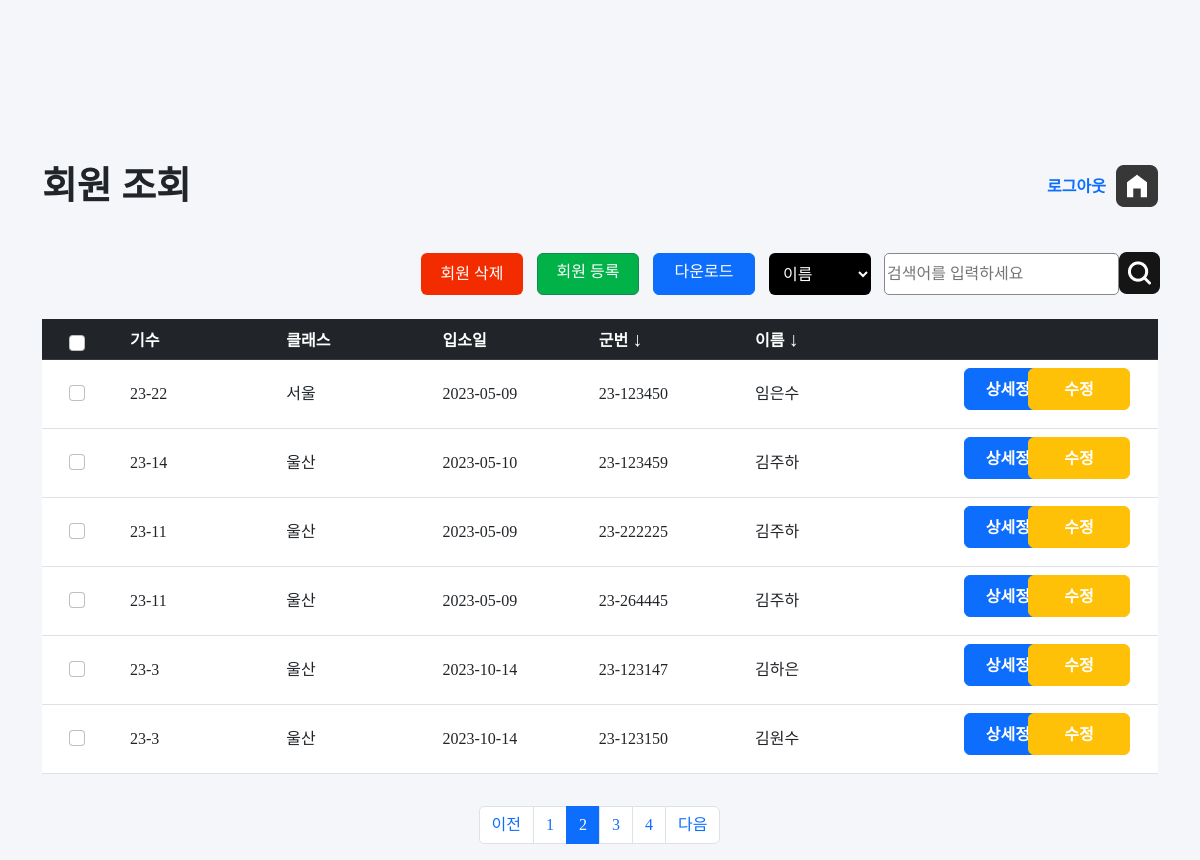
Page /jangseong/list.php?page=2 (signed in) on the earlier database version.
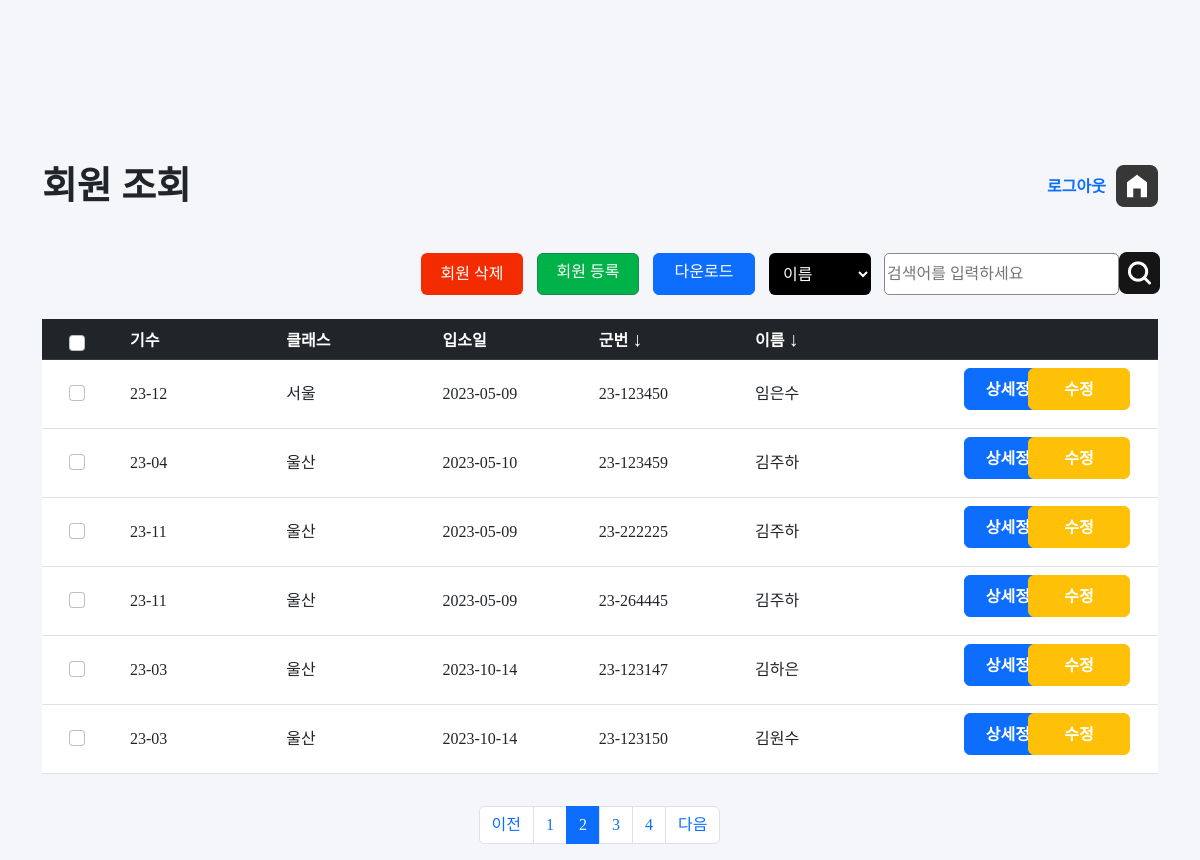
Same page on the later database version.
### tables this page shows
CREATE TABLE `member` (
  `id` int(11) NOT NULL,
  `num` varchar(10) NOT NULL,
  `class` varchar(10) NOT NULL,
  `date` date NOT NULL,
  `memID` varchar(20) NOT NULL,
  `name` varchar(20) NOT NULL,
  `password` varchar(20) NOT NULL
);

### jangseong/list.php (the view, shortened to what the changed rows need)
<?php
require 'config.php';
if(!isset($_SESSION["login"]))
{
    echo "
    <div id='messagebox'>
    <script>
    alert('관리자 권한이 없는 계정입니다!');
    window.location.assign('index.php');
    </script>
    </div>
    ";
}
else{
?>
<!DOCTYPE html>
<html lang="en">
<head>
    <link rel="stylesheet" href="style.css">
    <link rel="stylesheet" href="src/bootstrap.min.css">
    <link rel="stylesheet" href="src/style.css">
</head>
<body>
    <div class="container"  >
        <div id="top">
            <h2>회원 조회</h2>
        </div>
    </div>
    <div class="container ">
        <div id="main">
            <form method="get" action="delete.php" name="listmember">
            <table class="table">
                <thead class="table-dark">
                <tr>
                    <th  class="text-center firstcol"  ><input class="form-check-input checklist" type="checkbox" id="myCheck" onclick="checkall()" style="position:relative; left:-5px; "></th>
                    <th class="listcol">기수</th>
                    <th class="listcol">클래스</th>
                    <th class="listcol">입소일</th>
                    <th class="listcol">군번 <a href="sort2.php?act=a" class="btnsort">&#8595;</a></th>
                    <th class="listcol">이름 <a href="sort.php?act=a" class="btnsort">&#8595;</a> </th>
                    <th >&nbsp;</th>
                </tr>
                </thead>
                <tbody>
                <?php
                    $per_page_record = 6;
                    if (isset($_GET["page"])) {
                        $page  = $_GET["page"];
                    }
                    else {
                        $page=1;
                    }
                    $start_from = ($page-1) * $per_page_record;
                    $sql = "SELECT * FROM member  ORDER BY id DESC LIMIT $start_from, $per_page_record ";
                    $result = $conn->query($sql);
                    if ($result->num_rows > 0) {
                    $num = 0;
                    while($row = $result->fetch_assoc()) {
                        $memberID=$row['id'];
                ?>
                <tr>
                    <td class="text-center" > <input class="form-check-input justify-content-center checkitem"  style="position:relative; left:-5px; "  type="checkbox" id="myCheck<?php  echo $num;?>" name="mem[]" value="<?php echo $row['id'];?>"></td>
                    <td><?php echo $row['num']; ?></td>
                    <td><?php echo $row['class']; ?></td>
                    <td><?php echo $row['date']; ?></td>
                    <td><?php echo $row['memID']; ?></td>
                    <td><?php echo $row['name']; ?></td>
                    <td id="cot" ><a href="view.php?memID=<?php echo $row['memID']; ?>" class="btn btn-primary btnfix" style="position:relative; left:53px;" >상세정보</a> <a href="edit.php?id=<?php echo $memberID ?>" class="btn btn-warning btnfix" style="color:white; float:right; margin-right:20px; position:relative; " >수정</a></td>
             </tr>
                <?php
                    $num+=1;
                }
                } else {
                echo "0 results";
                }
                ?>
                </tbody>
            </table>
            </form>
        </div>
    </div>
</body>
</html>
<?php
}
?>

Differences in the rows shown:
changed member "서울": num "23-22" → "23-12"
changed member (number 2 of 6 on the later page): num "23-14" → "23-04"
changed member "김하은": num "23-3" → "23-03"
changed member "김원수": num "23-3" → "23-03"
